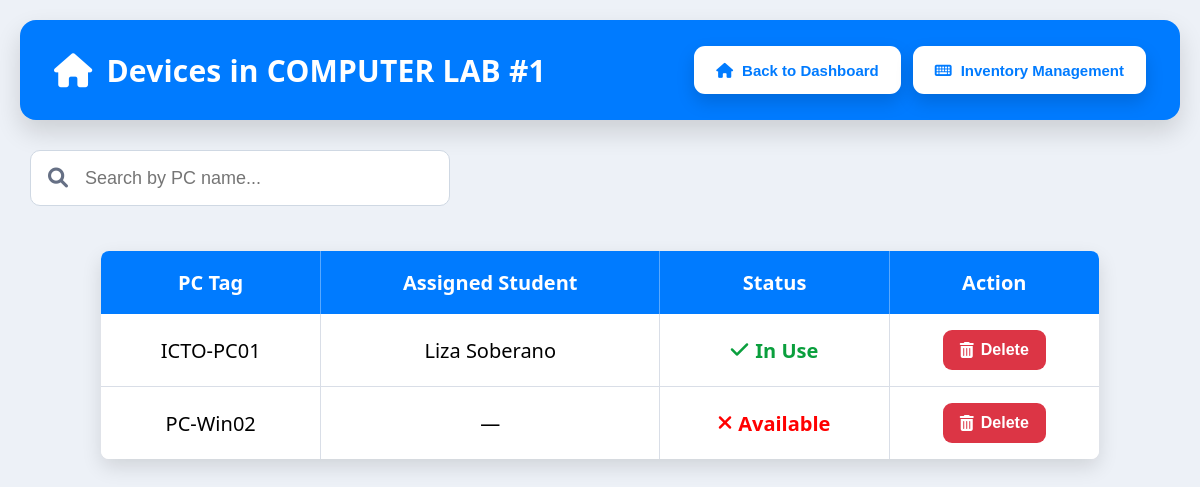
The page /comlab/1 on the database its author committed.
### tables this page shows
CREATE TABLE labs
                        (
                            id
                            INTEGER
                            PRIMARY
                            KEY
                            AUTOINCREMENT,
                            name
                            TEXT
                            NOT
                            NULL
                            UNIQUE
                        );

CREATE TABLE devices
                     (
                         id
                         INTEGER
                         PRIMARY
                         KEY
                         AUTOINCREMENT,
                         tag
                         TEXT,
                         location
                         TEXT,
                         hostname
                         TEXT,
                         ip_address
                         TEXT,
                         created_at
                         TEXT,
                         assigned_student
                         TEXT,
                         used
                         INTEGER
                         DEFAULT
                         0,
                         comlab_id
                         INTEGER
                         DEFAULT
                         0,
                         last_assigned_student
                         TEXT
                     , lab_id TEXT, device_key TEXT);

CREATE TABLE active_sessions
                     (
                         id
                         INTEGER
                         PRIMARY
                         KEY
                         AUTOINCREMENT,
                         pc_tag
                         TEXT
                         UNIQUE,
                         student_id
                         TEXT,
                         student_name
                         TEXT,
                         login_time
                         TEXT
                     );

### app.py (the view)
@app.route("/comlab/<int:comlab_id>")
def comlab_view(comlab_id):
    logged_in_student = session.get("username")
    with sqlite3.connect(DB_FILE) as conn:
        conn.row_factory = sqlite3.Row
        cur = conn.cursor()
        cur.execute("SELECT name FROM labs WHERE id = ?", (comlab_id,))
        lab_row = cur.fetchone()
        lab_name = lab_row["name"] if lab_row else f"Computer Lab #{comlab_id}"
        cur.execute("""
            SELECT id, tag, hostname, location, comlab_id
            FROM devices
            WHERE location = ? OR comlab_id = ?
            ORDER BY tag ASC
        """, (str(comlab_id), comlab_id))
        devices = []
        for row in cur.fetchall():
            device = dict(row)
            cur.execute("""
                SELECT student_name, student_id, login_time, pc_tag
                FROM active_sessions
                WHERE pc_tag = ?
                   OR pc_tag = ?
                ORDER BY login_time DESC
                LIMIT 1
            """, (
                device["tag"],
                device["hostname"] if device.get("hostname") else ""
            ))
            active = cur.fetchone()
            if active:
                device["student_name"] = active["student_name"]
                device["student_id"] = active["student_id"]
                device["login_time"] = active["login_time"]
                device["active_pc_tag"] = active["pc_tag"]
            else:
                device["student_name"] = None
                device["student_id"] = None
                device["login_time"] = None
                device["active_pc_tag"] = None
            devices.append(device)
    return render_template(
        "comlab_view.html",
        comlab_id=comlab_id,
        lab_name=lab_name,
        devices=devices,
        logged_in_student=logged_in_student
    )

### templates/comlab_view.html (shortened to what this page needs)
<!DOCTYPE html>
<html lang="en">
<head>
    <link rel="stylesheet" href="https://cdnjs.cloudflare.com/ajax/libs/font-awesome/6.0.0/css/all.min.css"
/>
</head>
<body>
<header class="page-header">
    <h1 class="page-title">
        <i class="fas fa-home"></i>
        Devices in {{ lab_name|upper }}
    </h1>
    <div class="header-actions">
        <button class="header-btn" onclick="window.location.href='/admin'">
            <i class="fas fa-home"></i> Back to Dashboard
        </button>
        <button class="header-btn" onclick="window.location.href='/comlab/{{ comlab_id }}/inventory'">
            <i class="fas fa-keyboard"></i> Inventory Management
        </button>
    </div>
</header>
<div class="toolbar">
    <div class="search-box">
        <i class="fas fa-search"></i>
        <input type="text" id="pcSearch" placeholder="Search by PC name..." oninput="filterDevices()">
    </div>
</div>
<section id="gridView" class="view-section active">
    <div class="computer-table-wrapper">
        <table class="computer-table">
            <thead>
                <tr>
                    <th style="width: 22%;">PC Tag</th>
                    <th style="width: 34%;">Assigned Student</th>
                    <th style="width: 23%;">Status</th>
                    <th style="width: 21%;">Action</th>
                </tr>
            </thead>
            <tbody>
                {% if devices %}
                    {% for device in devices %}
                    <tr class="device-item" data-tag="{{ device.tag }}">
                        <td class="pc-tag">
                            {{ device.tag }}
                        </td>
                        <td>
                            {% if device.student_name %}
                                {{ device.student_name }}
                            {% else %}
                                <span class="student-empty">—</span>
                            {% endif %}
                        </td>
                        <td>
                            {% if device.student_name %}
                                <span class="table-status in-use">
                                    <i class="fas fa-check"></i>
                                    In Use
                                </span>
                            {% else %}
                                <span class="table-status available">
                                    <i class="fas fa-times"></i>
                                    Available
                                </span>
                            {% endif %}
                        </td>
                        <td>
                            <button class="table-delete-btn" onclick="deleteDevice('{{ device.id }}')">
                                <i class="fas fa-trash-alt"></i>
                                Delete
                            </button>
                        </td>
                    </tr>
                    {% endfor %}
                {% else %}
                    <tr>
                        <td colspan="4" class="empty-row">
                            No devices found in this computer lab.
                        </td>
                    </tr>
                {% endif %}
            </tbody>
        </table>
    </div>
</section>
</body>
</html>

### templates/comlab_view.html (style rules this page uses)
:root { --primary: #007bff; --primary-dark: #0068d9; --danger: #dc3545; --info: #16a7c8; --bg: #edf1f7; --card: #ffffff; --text: #06142e; --muted: #8c99ad; --line: #e3eaf2; --green-bg: #d5f3df; --green-text: #10672d; }
* { box-sizing: border-box; }
body { margin: 0; padding: 20px; font-family: "Segoe UI", sans-serif; background: var(--bg); color: var(--text); }
.page-header { display: flex; align-items: center; justify-content: space-between; gap: 18px; background: var(--primary); color: white; padding: 26px 34px; border-radius: 16px; box-shadow: 0 12px 26px rgba(0,0,0,0.14); margin-bottom: 30px; }
.page-title { margin: 0; display: flex; align-items: center; gap: 14px; font-size: 30px; font-weight: 900; letter-spacing: .2px; }
.page-title i { font-size: 34px; }
.header-actions { display: flex; align-items: center; justify-content: flex-end; flex-wrap: wrap; gap: 12px; }
.header-btn { border: none; min-height: 48px; padding: 0 22px; border-radius: 11px; background: white; color: var(--primary); font-weight: 800; font-size: 15px; cursor: pointer; display: inline-flex; align-items: center; justify-content: center; gap: 9px; box-shadow: 0 8px 18px rgba(0,0,0,0.15); transition: .2s ease; }
.toolbar { display: flex; justify-content: space-between; align-items: center; gap: 18px; margin: 0 10px 28px; }
.search-box { position: relative; width: min(420px, 100%); }
.search-box i { position: absolute; top: 50%; left: 18px; transform: translateY(-50%); color: #667085; font-size: 20px; }
.search-box input { width: 100%; min-height: 56px; padding: 0 18px 0 54px; border: 1px solid #cfd8e3; border-radius: 10px; background: white; font-size: 18px; outline: none; }
.view-section { display: none; }
.view-section.active { display: block; }
.computer-table-wrapper { width: min(1580px, 86%); margin: 45px auto 0; background: white; border-radius: 8px; overflow: hidden; box-shadow: 0 8px 20px rgba(0,0,0,0.12); }
.computer-table { width: 100%; border-collapse: collapse; table-layout: fixed; background: white; }
.computer-table th { background: var(--primary); color: white; padding: 18px 14px; font-size: 20px; font-weight: 900; text-align: center; border-right: 1px solid rgba(255,255,255,0.35); }
.computer-table th:last-child { border-right: none; }
.computer-table td { height: 72px; padding: 16px 14px; font-size: 20px; text-align: center; vertical-align: middle; color: #000; border-bottom: 1px solid #d9dee7; border-right: 1px solid #d9dee7; }
.computer-table td:last-child { border-right: none; }
.computer-table tr:last-child td { border-bottom: none; }
.pc-tag { font-weight: 500; }
.student-empty { color: #000; font-weight: 500; }
.table-status { display: inline-flex; align-items: center; justify-content: center; gap: 7px; font-size: 20px; font-weight: 900; }
.table-status.available { color: red; }
.table-status.in-use { color: #0a9f3d; }
.table-delete-btn { border: none; background: var(--danger); color: white; border-radius: 9px; padding: 11px 17px; font-size: 16px; font-weight: 800; cursor: pointer; display: inline-flex; align-items: center; justify-content: center; gap: 7px; transition: 0.2s ease; }

### rows shown on the page
labs: name "COMPUTER LAB #1"
devices: tag "ICTO-PC01"
active_sessions: student_name "Liza Soberano"
devices: tag "PC-Win02", shows "Available"
